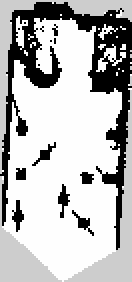
#> input picture test.pgm, 66 x 141 px (shown 2 times larger)
$ python main.py
#> lines starting #> are read from the running program, lines starting #| are printed output that depends on the picture; after the words box and inside, x2 and y2 are one past the last pixel; in counts of white or black regions, pixels touching at a corner belong together
import numpy as np
import matplotlib.pyplot as plt
import heapq
import random

from scipy.spatial import distance
from scipy.ndimage import binary_dilation
from scipy.signal import convolve2d
from queue import Queue
from collections import deque

DIST_PER_GRID = 5


def read_pgm(path):
#> called with path = 'test.pgm'
    with open(path, "rb") as pgmf:
        im = plt.imread(pgmf)
#> im is the input picture: shape (141, 66); min 0, max 254, mean 185.9
    return im


def heuristic(a, b):
    """Calculate the heuristic distance between two points (Euclidean distance)."""
    return distance.euclidean(a, b)


# [49 lines left out: function astar, not called in this run]


def nearest_node(tree, point):
    """Find the nearest node in the tree to the given point."""
    return min(tree, key=lambda x: distance.euclidean(x, point))


# [72 lines left out: functions is_clear_of_obstacles, is_collision_free, is_collision_free_bresenham, rrt, not called in this run]


def cross_rectangle_conv(kernel_size, map):
    h_kernel = np.ones((1, kernel_size), dtype=np.float32)
    v_kernel = h_kernel.T

    hconv = convolve2d(map, h_kernel, mode='same', boundary='symm')
    hconv = hconv == kernel_size
    vconv = convolve2d(map, v_kernel, mode='same', boundary='symm')
    vconv = vconv == kernel_size

    return hconv * vconv


def wavefront_exploration(start, map):
    directions4 = [(0, 1), (1, 0), (0, -1), (-1, 0)]
    directions8 = [(0, 1), (1, 0), (0, -1), (-1, 0), (1, 1), (1, -1), (-1, 1), (-1, -1)]
    directions6 = [(0, 1), (1, 0), (0, -1), (-1, 0), (1, 1), (1, -1)]
    height, width = map.shape
    visited = np.zeros_like(map, dtype=bool)
    path_map = np.full_like(map, -1, dtype=int)
    q = Queue()
    q.put(start)
    path_map[start] = 0

    # safe_walkable_area = get_safe_area(30, map)
    safe_walkable_area = cross_rectangle_conv(15, map)

    while not q.empty():
        x, y = q.get()
        for dx, dy in directions8:
            nx, ny = x + dx, y + dy

            if (
                0 <= nx < height
                and 0 <= ny < width
                and safe_walkable_area[nx, ny]
                and not visited[nx, ny]
            ):
                visited[nx, ny] = True
                path_map[nx, ny] = path_map[x, y] + 1
                q.put((nx, ny))

    return path_map


# [120 lines left out: functions is_safe2, wfd, is_safe, rrt_star, get_safe_area, sconv, not called in this run]


if __name__ == "__main__":
    path = "test.pgm"
    mat = read_pgm(path)
    mat = np.flipud(mat)
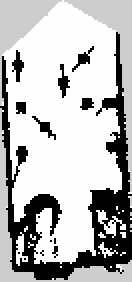
#> mat: shape (141, 66) (shown 2 times larger); min 0, max 254, mean 185.9

    # [7 lines of commented-out code are left out]
    start_point_updated = (5, 31)  # y, x as numpy arrays are row-major
    # goal_point_updated = (42, 34)  # y, x
    walkable_map = np.where(mat == 254, 1, 0)
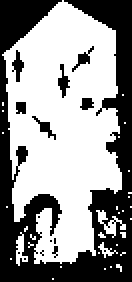
#> walkable_map: shape (141, 66) int64 (shown 2 times larger); values 0 (black) and 1 (white), 58.1% white; 15 black regions (8 under 20 px), largest, box (x1, y1, x2, y2) and area: (0, 0, 66, 141) 3641, (6, 25, 12, 41) 48, (29, 32, 35, 49) 48
    clearance_required = 3  # 16 pixels clearance
    # [29 lines of commented-out code are left out]


    wave_path = wavefront_exploration(start_point_updated, walkable_map)
#> in cross_rectangle_conv, `hconv = convolve2d(map, h_kernel, mode='same', boundary='symm')`:
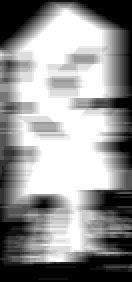
#> hconv: shape (141, 66) float64 (shown 2 times larger); min 0, max 15, mean 8.71; drawn with min black and max white
#> in cross_rectangle_conv, `hconv = hconv == kernel_size`: hconv: shape (141, 66) bool; 25.4% white; 4 white regions (1 under 20 px), largest, box (x1, y1, x2, y2) and area: (10, 5, 54, 103) 2091, (39, 32, 52, 49) 164, (25, 106, 40, 125) 98
#> in cross_rectangle_conv, `vconv = convolve2d(map, v_kernel, mode='same', boundary='symm')`:
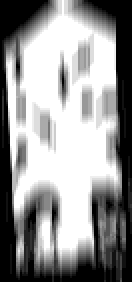
#> vconv: shape (141, 66) float64 (shown 2 times larger); min 0, max 15, mean 8.71; drawn with min black and max white
#> in cross_rectangle_conv, `vconv = vconv == kernel_size`: vconv: shape (141, 66) bool; 33.7% white; 2 white regions, box (x1, y1, x2, y2) and area: (4, 0, 58, 125) 3089, (21, 111, 25, 125) 46
#> in cross_rectangle_conv, `return hconv * vconv`:
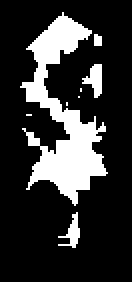
#> returned value: shape (141, 66) bool (shown 2 times larger); 19.9% white; 8 white regions (4 under 20 px), largest, box (x1, y1, x2, y2) and area: (10, 6, 54, 103) 1646, (41, 32, 51, 49) 96, (29, 106, 40, 124) 82, (47, 17, 51, 23) 22
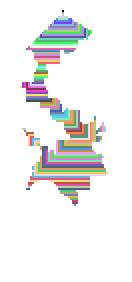
#> wave_path: shape (141, 66) int64 (shown 2 times larger); 99 distinct labels, from -1 to 97; one colour per label, 0 black, -1 white
    loc = np.where(wave_path == wave_path.max())
#> loc = ([102], [37])
    print(loc)
#| (array([102]), array([37]))
    plt.figure()
    plt.imshow(walkable_map, cmap="gray")
    plt.plot(
        start_point_updated[1],
        start_point_updated[0],
        marker=".",
        color="blue",
        markersize=2,
    )
    plt.plot(*loc[1], *loc[0], marker=".", color="red", markersize=2)
    plt.show()
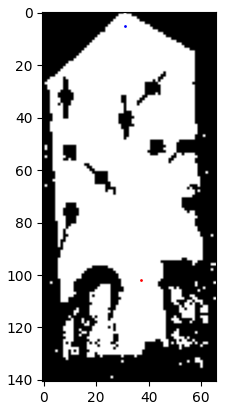
#> figure drawn by matplotlib, 1 panel

    import gc
    gc.collect()

$ run again, with res.jpg saved as test.pgm
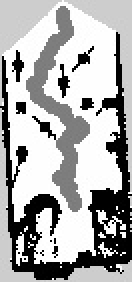
#> input picture res.jpg, 66 x 141 px (shown 2 times larger)
#> in read_pgm, im is the input picture: shape (141, 66); min 0, max 255, mean 172.5
#> `walkable_map = np.where(mat == 254, 1, 0)`:
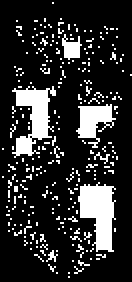
#> walkable_map: shape (141, 66) int64 (shown 2 times larger); values 0 (black) and 1 (white), 18.1% white; 254 white regions (250 under 20 px), largest, box (x1, y1, x2, y2) and area: (39, 91, 58, 126) 413, (6, 43, 28, 79) 374, (38, 52, 58, 74) 226, (31, 17, 41, 30) 77
#> wave_path: shape (141, 66) int64; values -1 (black) and 0 (white), 0.01% white in thin lines or dots, all inside (x1, y1, x2, y2) = (31, 5, 32, 6)
#> loc = ([5], [31])
#| (array([5]), array([31]))
#> `plt.show()`:
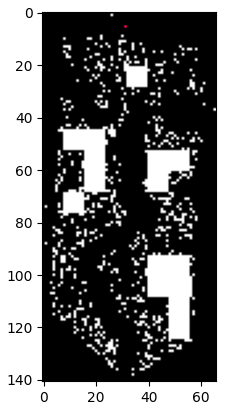
#> figure drawn by matplotlib, 1 panel
